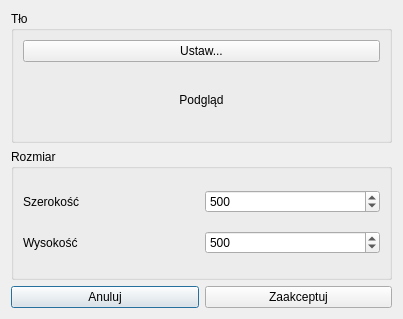
<?xml version="1.0" encoding="UTF-8"?>
<ui version="4.0">
 <class>NewCanvasDialog</class>
 <widget class="QDialog" name="NewCanvasDialog">
  <property name="geometry">
   <rect>
    <x>0</x>
    <y>0</y>
    <width>403</width>
    <height>319</height>
   </rect>
  </property>
  <property name="windowTitle">
   <string>Utwórz nowy obraz</string>
  </property>
  <layout class="QGridLayout" name="gridLayout">
   <item row="2" column="0" rowspan="2">
    <widget class="QGroupBox" name="groupBox_2">
     <property name="title">
      <string>Rozmiar</string>
     </property>
     <layout class="QGridLayout" name="gridLayout_4">
      <item row="0" column="0">
       <layout class="QGridLayout" name="gridLayout_2">
        <item row="0" column="0">
         <widget class="QLabel" name="widthLabel">
          <property name="text">
           <string>Szerokość</string>
          </property>
         </widget>
        </item>
       </layout>
      </item>
      <item row="0" column="1">
       <widget class="QSpinBox" name="widthSpinBox">
        <property name="minimum">
         <number>50</number>
        </property>
        <property name="maximum">
         <number>20000</number>
        </property>
        <property name="value">
         <number>500</number>
        </property>
       </widget>
      </item>
      <item row="1" column="0">
       <widget class="QLabel" name="heightLabel">
        <property name="text">
         <string>Wysokość</string>
        </property>
       </widget>
      </item>
      <item row="1" column="1">
       <widget class="QSpinBox" name="heightSpinBox">
        <property name="minimum">
         <number>50</number>
        </property>
        <property name="maximum">
         <number>20000</number>
        </property>
        <property name="value">
         <number>500</number>
        </property>
       </widget>
      </item>
     </layout>
    </widget>
   </item>
   <item row="4" column="0">
    <layout class="QHBoxLayout" name="horizontalLayout">
     <item>
      <widget class="QPushButton" name="cancelButton">
       <property name="text">
        <string>Anuluj</string>
       </property>
      </widget>
     </item>
     <item>
      <widget class="QPushButton" name="okButton">
       <property name="text">
        <string>Zaakceptuj</string>
       </property>
      </widget>
     </item>
    </layout>
   </item>
   <item row="0" column="0" rowspan="2">
    <widget class="QGroupBox" name="groupBox">
     <property name="title">
      <string>Tło</string>
     </property>
     <layout class="QGridLayout" name="gridLayout_3">
      <item row="0" column="0">
       <widget class="QPushButton" name="setColorButton">
        <property name="text">
         <string>Ustaw...</string>
        </property>
       </widget>
      </item>
      <item row="1" column="0">
       <widget class="QWidget" name="colorPreview" native="true">
        <layout class="QHBoxLayout" name="horizontalLayout_3">
         <item>
          <layout class="QHBoxLayout" name="horizontalLayout_2">
           <item>
            <widget class="QLabel" name="previewLabel">
             <property name="text">
              <string>Podgląd</string>
             </property>
             <property name="alignment">
              <set>Qt::AlignCenter</set>
             </property>
            </widget>
           </item>
          </layout>
         </item>
        </layout>
       </widget>
      </item>
     </layout>
    </widget>
   </item>
  </layout>
 </widget>
 <resources/>
 <connections/>
</ui>
